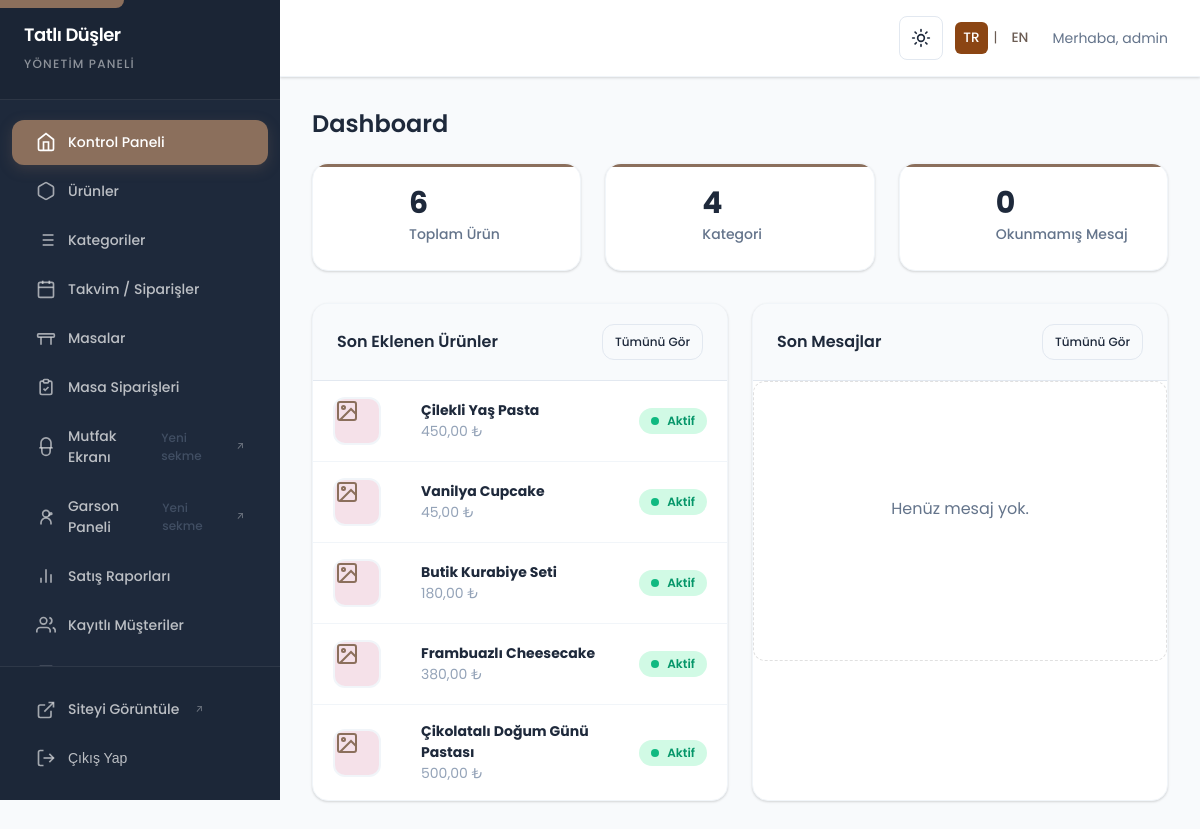
The app's page /admin/dashboard.php (signed in) with its own data.
### tables this page shows
CREATE TABLE IF NOT EXISTS urunler (
    id INT AUTO_INCREMENT PRIMARY KEY,
    kategori_id INT,
    isim VARCHAR(200) NOT NULL,
    aciklama TEXT,
    fiyat DECIMAL(10,2) DEFAULT 0.00,
    fiyat_4kisi DECIMAL(10,2) DEFAULT NULL,
    fiyat_6kisi DECIMAL(10,2) DEFAULT NULL,
    fiyat_8kisi DECIMAL(10,2) DEFAULT NULL,
    fiyat_10kisi DECIMAL(10,2) DEFAULT NULL,
    gorsel VARCHAR(255),
    aktif TINYINT(1) DEFAULT 1,
    sira INT DEFAULT 0,
    created_at TIMESTAMP DEFAULT CURRENT_TIMESTAMP,
    updated_at TIMESTAMP DEFAULT CURRENT_TIMESTAMP ON UPDATE CURRENT_TIMESTAMP,
    FOREIGN KEY (kategori_id) REFERENCES kategoriler(id) ON DELETE SET NULL
);

### includes/db.php (called while the page is built, shortened)
<?php
class Database {
    private static ?Database $instance = null;
    private PDO $pdo;
    private function __construct() {
        try {
            $dsn = "mysql:host=" . DB_HOST . ";dbname=" . DB_NAME . ";charset=" . DB_CHARSET;
            $options = [
                PDO::ATTR_ERRMODE => PDO::ERRMODE_EXCEPTION,
                PDO::ATTR_DEFAULT_FETCH_MODE => PDO::FETCH_ASSOC,
                PDO::ATTR_EMULATE_PREPARES => false,
                PDO::ATTR_STRINGIFY_FETCHES => false,
                PDO::MYSQL_ATTR_FOUND_ROWS => true,
            ];
            $this->pdo = new PDO($dsn, DB_USER, DB_PASS, $options);
        } catch (PDOException $e) {
            if (defined('DEBUG_MODE') && DEBUG_MODE) {
                throw new RuntimeException("Veritabanı bağlantı hatası: " . $e->getMessage());
            }
            throw new RuntimeException("Veritabanı bağlantısı kurulamadı.");
        }
    }
    public static function getInstance() {
        if (self::$instance === null) {
            self::$instance = new self();
        }
        return self::$instance;
    }
    public function getPdo(): PDO {
        return $this->pdo;
    }
}
function db() {
    return Database::getInstance();
}

### src/Services/UrunService.php (called while the page is built, shortened)
<?php
class UrunService extends BaseService
{
    protected UrunRepository $urunRepository;
    public function __construct(?UrunRepository $repository = null)
    {
        $this->urunRepository = $repository ?? new UrunRepository();
        $this->repository = $this->urunRepository;
    }
    public function getActive(?int $kategoriId = null, ?int $limit = null): array
    {
        return $this->urunRepository->getActive($kategoriId, $limit);
    }
}

### src/Services/MesajService.php (called while the page is built, shortened)
<?php
class MesajService extends BaseService
{
    protected MesajRepository $mesajRepository;
    public function __construct(?MesajRepository $repository = null)
    {
        $this->mesajRepository = $repository ?? new MesajRepository();
    }
    public function getUnreadCount(): int
    {
        return $this->mesajRepository->getUnreadCount();
    }
}

### includes/helpers.php (called while the page is built, shortened)
<?php
if (!function_exists('e')) {
    function e(?string $value): string
    {
        return htmlspecialchars($value ?? '', ENT_QUOTES, 'UTF-8', false);
    }
}
if (!function_exists('resolve')) {
    function resolve(string $class): object
    {
        static $instances = [];
        if (!isset($instances[$class])) {
            $instances[$class] = new $class();
        }
        return $instances[$class];
    }
}
if (!function_exists('urun_service')) {
    function urun_service(): UrunService
    {
        return resolve(UrunService::class);
    }
}
if (!function_exists('mesaj_service')) {
    function mesaj_service(): \Pastane\Services\MesajService
    {
        return resolve(\Pastane\Services\MesajService::class);
    }
}
if (!function_exists('kategori_service')) {
    function kategori_service(): \Pastane\Services\KategoriService
    {
        return resolve(\Pastane\Services\KategoriService::class);
    }
}

### src/Repositories/BaseRepository.php (called while the page is built, shortened)
<?php
abstract class BaseRepository
{
    protected PDO $db;
    protected string $table;
    public function __construct(?PDO $db = null)
    {
        $this->db = $db ?? db()->getPdo();
    }
    public function count(array $conditions = []): int
    {
        $sql = "SELECT COUNT(*) as count FROM {$this->table}";
        if (!empty($conditions)) {
            [$whereSql, $params] = $this->buildWhere($conditions);
            $sql .= $whereSql;
        } else {
            $params = [];
        }
        $stmt = $this->db->prepare($sql);
        $stmt->execute($params);
        $result = $stmt->fetch(PDO::FETCH_ASSOC);
        return (int)($result['count'] ?? 0);
    }
    public function raw(string $sql, array $params = []): array
    {
        $stmt = $this->db->prepare($sql);
        $stmt->execute($params);
        return $stmt->fetchAll(PDO::FETCH_ASSOC);
    }
    protected function buildWhere(array $conditions): array
    {
        $clauses = [];
        $params = [];
        foreach ($conditions as $column => $value) {
            $column = $this->validateColumnName($column);
            if (is_array($value)) {
                [$operator, $val] = $value;
                $operator = $this->validateOperator($operator);
                $clauses[] = "{$column} {$operator} ?";
                $params[] = $val;
            } elseif ($value === null) {
                $clauses[] = "{$column} IS NULL";
            } else {
                $clauses[] = "{$column} = ?";
                $params[] = $value;
            }
        }
        $sql = ' WHERE ' . implode(' AND ', $clauses);
        return [$sql, $params];
    }
    protected function validateColumnName(string $column): string
    {
        return $column;
    }
}

### src/Services/BaseService.php (called while the page is built, shortened)
<?php
abstract class BaseService
{
    protected BaseRepository $repository;
    public function count(array $conditions = []): int
    {
        return $this->repository->count($conditions);
    }
}

### src/Services/KategoriService.php (called while the page is built, shortened)
<?php
class KategoriService extends BaseService
{
    public function __construct(?KategoriRepository $repository = null)
    {
        $this->kategoriRepository = $repository ?? new KategoriRepository();
        $this->repository = $this->kategoriRepository;
    }
}

### src/Repositories/MesajRepository.php (called while the page is built, shortened)
<?php
class MesajRepository extends BaseRepository
{
    public function getUnreadCount(): int
    {
        return $this->count(['okundu' => 0]);
    }
}

### src/Repositories/UrunRepository.php (called while the page is built, shortened)
<?php
class UrunRepository extends BaseRepository
{
    protected string $table = 'urunler';
    public function getActive(?int $kategoriId = null, ?int $limit = null): array
    {
        $sql = "SELECT u.*, k.isim as kategori_adi
                FROM {$this->table} u
                LEFT JOIN kategoriler k ON u.kategori_id = k.id
                WHERE u.aktif = 1";
        $params = [];
        $sql .= " ORDER BY u.sira ASC, u.created_at DESC";
        if ($limit !== null) {
            $limit = max(1, (int)$limit);
            $sql .= " LIMIT {$limit}";
        }
        return $this->raw($sql, $params);
    }
}

### includes/functions.php (called while the page is built, shortened)
<?php
require_once __DIR__ . '/db.php';
if (!function_exists('formatPrice')) {
    function formatPrice($price) {
        return number_format($price, 2, ',', '.') . ' ₺';
    }
}

### admin/dashboard.php (the view, shortened to what this page needs)
<?php
require_once __DIR__ . '/includes/header.php';
$urunService = urun_service();
$kategoriService = kategori_service();
$mesajService = mesaj_service();
$totalProducts = $urunService->count();
$totalCategories = $kategoriService->count();
$unreadMessages = $mesajService->getUnreadCount();
$recentProducts = $urunService->getActive(null, 5);
$allMessages = $mesajService->getAllOrdered();
$recentMessages = array_slice($allMessages, 0, 5);
?>
<h2 class="u-mb-5">Dashboard</h2>
<div class="stats-grid">
    <div class="stat-card">
        <div class="stat-icon products">
            <svg viewBox="0 0 24 24" fill="none" stroke="currentColor" stroke-width="2">
                <path d="M21 16V8a2 2 0 00-1-1.73l-7-4a2 2 0 00-2 0l-7 4A2 2 0 003 8v8a2 2 0 001 1.73l7 4a2 2 0 002 0l7-4A2 2 0 0021 16z"/>
            </svg>
        </div>
        <div class="stat-info">
            <h4><?= $totalProducts ?></h4>
            <span>Toplam Ürün</span>
        </div>
    </div>
    <div class="stat-card">
        <div class="stat-icon categories">
            <svg viewBox="0 0 24 24" fill="none" stroke="currentColor" stroke-width="2">
                <line x1="8" y1="6" x2="21" y2="6"/>
                <line x1="8" y1="12" x2="21" y2="12"/>
                <line x1="8" y1="18" x2="21" y2="18"/>
                <line x1="3" y1="6" x2="3.01" y2="6"/>
                <line x1="3" y1="12" x2="3.01" y2="12"/>
                <line x1="3" y1="18" x2="3.01" y2="18"/>
            </svg>
        </div>
        <div class="stat-info">
            <h4><?= $totalCategories ?></h4>
            <span>Kategori</span>
        </div>
    </div>
    <div class="stat-card">
        <div class="stat-icon messages">
            <svg viewBox="0 0 24 24" fill="none" stroke="currentColor" stroke-width="2">
                <path d="M21 15a2 2 0 01-2 2H7l-4 4V5a2 2 0 012-2h14a2 2 0 012 2z"/>
            </svg>
        </div>
        <div class="stat-info">
            <h4><?= $unreadMessages ?></h4>
            <span>Okunmamış Mesaj</span>
        </div>
    </div>
</div>
<div class="u-grid-auto-400">
    <div class="card">
        <div class="card-header">
            <h3>Son Eklenen Ürünler</h3>
            <a href="urunler.php" class="btn btn-sm btn-secondary">Tümünü Gör</a>
        </div>
        <div class="card-body u-p-0">
            <?php if (empty($recentProducts)): ?>
                <div class="empty-state">
                    <p>Henüz ürün eklenmemiş.</p>
                </div>
            <?php else: ?>
                <table>
                    <tbody>
                    <?php foreach ($recentProducts as $product): ?>
                        <tr>
                            <td class="u-w-60px">
                                <?php if ($product['gorsel']): ?>
                                    <img src="../uploads/products/<?= e($product['gorsel']) ?>" class="product-thumb" alt="<?= e($product['isim']) ?>" loading="lazy" decoding="async">
                                <?php else: ?>
                                    <div class="product-thumb u-bg-product-thumb">
                                        <svg width="24" height="24" viewBox="0 0 24 24" fill="none" stroke="#8B6F5C" stroke-width="2">
                                            <rect x="3" y="3" width="18" height="18" rx="2" ry="2"/>
                                            <circle cx="8.5" cy="8.5" r="1.5"/>
                                            <polyline points="21 15 16 10 5 21"/>
                                        </svg>
                                    </div>
                                <?php endif; ?>
                            </td>
                            <td>
                                <strong><?= e($product['isim']) ?></strong><br>
                                <small class="u-text-admin-light"><?= formatPrice($product['fiyat']) ?></small>
                            </td>
                            <td class="u-text-right">
                                <span class="status <?= $product['aktif'] ? 'status-active' : 'status-inactive' ?>">
                                    <?= $product['aktif'] ? 'Aktif' : 'Pasif' ?>
                                </span>
                            </td>
                        </tr>
                    <?php endforeach; ?>
                    </tbody>
                </table>
            <?php endif; ?>
        </div>
    </div>
    <div class="card">
        <div class="card-header">
            <h3>Son Mesajlar</h3>
            <a href="mesajlar.php" class="btn btn-sm btn-secondary">Tümünü Gör</a>
        </div>
        <div class="card-body u-p-0">
            <?php if (empty($recentMessages)): ?>
                <div class="empty-state">
                    <p>Henüz mesaj yok.</p>
                </div>
            <?php endif; ?>
        </div>
    </div>
</div>
<?php require_once __DIR__ . '/includes/footer.php'; ?>

### assets/css/components/empty-state.css (style rules this page uses)
.empty-state { display: flex; flex-direction: column; align-items: center; justify-content: center; text-align: center; padding: 3rem 1.5rem; min-height: 280px; color: var(--text-secondary, #6B5C53); background: var(--bg-surface, #FFFFFF); border: 1px dashed var(--border-color, rgba(0, 0, 0, 0.12)); border-radius: 12px; gap: 0.75rem; }

### assets/css/utilities.css (style rules this page uses)
:root { --u-color-muted: #6B7280; --u-color-muted-2: #888888; --u-color-muted-3: #999999; --u-color-text-soft: #666666; --u-color-success: #4CAF50; --u-color-danger: #c62828; --u-bg-soft: #f8f9fa; --u-bg-light: #f8f8f8; --u-bg-info-soft: #eef7ff; --u-bg-qr-green: #E8F5E9; --u-bg-qr-blue: #E3F2FD; --u-bg-qr-orange: #FFF3E0; --u-bg-qr-purple: #F3E5F5; --u-bg-qr-red: #FFEBEE; --u-bg-qr-pink: #F5E1E9; --u-border-soft: #dddddd; --u-border-soft-2: #f3cfc6; --u-font-mono: ui-monospace, SFMono-Regular, Menlo, Consolas, monospace; }
.u-mb-5 { margin-bottom: 1.5rem; }
.u-p-0 { padding: 0; }
.u-text-right { text-align: right; }
.u-text-admin-light { color: var(--admin-text-light); }
.u-w-60px { width: 60px; }
.u-grid-auto-400 { display: grid; grid-template-columns: repeat(auto-fit, minmax(400px, 1fr)); gap: 1.5rem; }

### assets/css/themes/dark.css (style rules this page uses)
@media (prefers-reduced-motion: no-preference) { html { transition: background-color 0.2s ease, color 0.2s ease; } }
@media (prefers-reduced-motion: no-preference) { body, .card, .stat-card, .product-card, .modal-content, .topbar, .sidebar, .btn, .form-group input, .form-group textarea, input, textarea, select { transition: background-color 0.2s ease, color 0.2s ease, border-color 0.2s ease; } }

### records on screen
urunler: isim "Çilekli Yaş Pasta", fiyat "450,00 ₺", aktif "Aktif"
urunler: isim "Vanilya Cupcake", fiyat "45,00 ₺", aktif "Aktif"
urunler: isim "Butik Kurabiye Seti", fiyat "180,00 ₺", aktif "Aktif"
urunler: isim "Frambuazlı Cheesecake", fiyat "380,00 ₺", aktif "Aktif"
urunler: isim "Çikolatalı Doğum Günü Pastası", fiyat "500,00 ₺", aktif "Aktif"

### other values on screen
SITE_NAME "Tatlı Düşler"
t('admin.panel_title') "YÖNETIM PANELI"
t('admin.dashboard') "Kontrol Paneli"
t('admin.products') "Ürünler"
t('admin.categories') "Kategoriler"
t('admin.calendar') "Takvim / Siparişler"
t('admin.tables') "Masalar"
t('admin.table_orders') "Masa Siparişleri"
t('admin.kitchen') "Mutfak Ekranı"
t('admin.new_tab') "Yeni sekme"
t('admin.waiter') "Garson Paneli"
t('admin.reports') "Satış Raporları"
t('admin.customers') "Kayıtlı Müşteriler"
t('admin.view_site') "Siteyi Görüntüle"
t('nav.logout') "Çıkış Yap"
